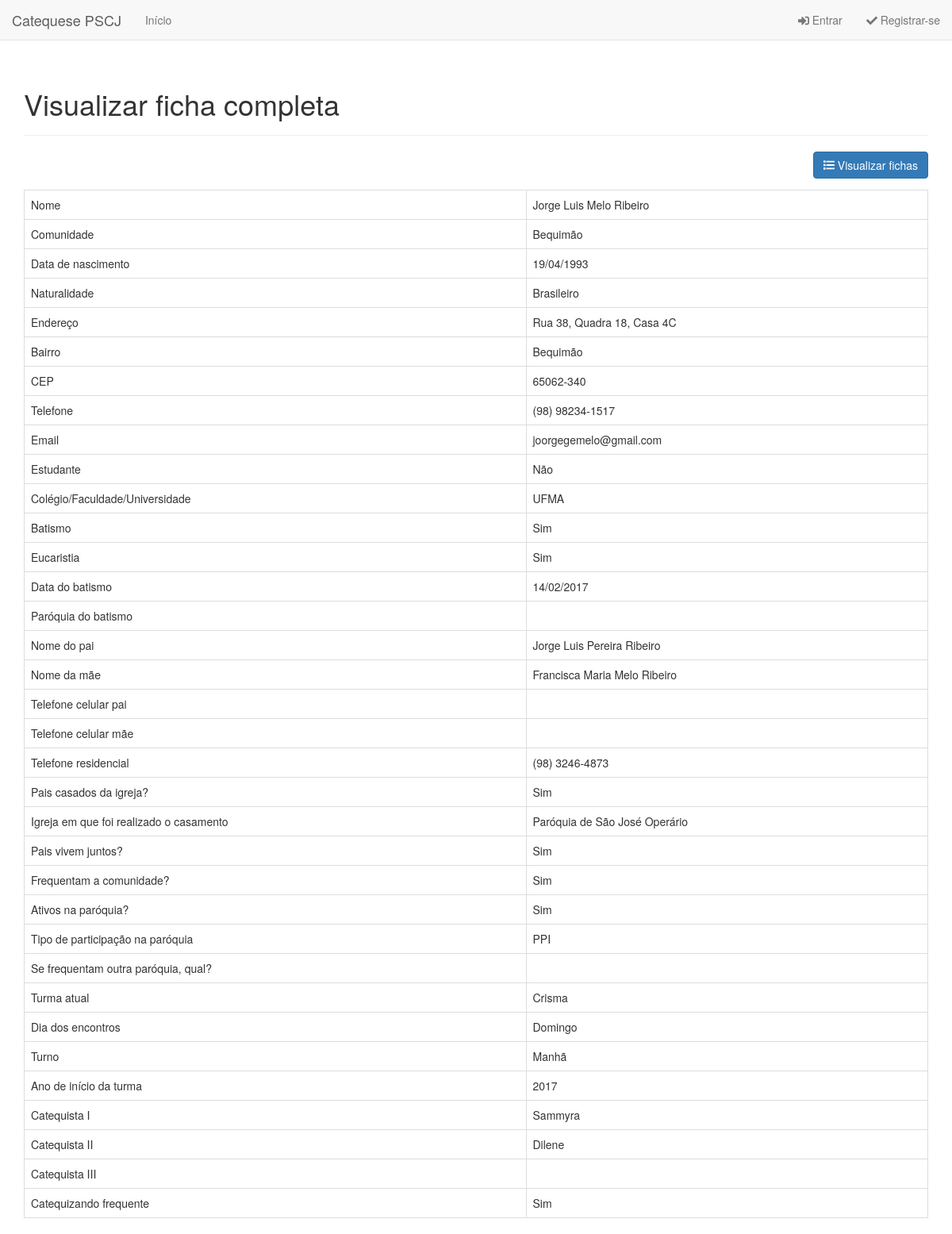
The app's page /visualiza_ficha.php?id=21 with its own data.
### tables this page shows
CREATE TABLE `ficha` (
  `id` int(11) NOT NULL,
  `nome` varchar(128) NOT NULL,
  `comunidade` varchar(32) NOT NULL,
  `data_nascimento` date NOT NULL,
  `naturalidade` varchar(32) NOT NULL,
  `endereco` varchar(128) NOT NULL,
  `bairro` varchar(32) NOT NULL,
  `cep` varchar(9) NOT NULL,
  `telefone` varchar(32) NOT NULL,
  `email` varchar(64) NOT NULL,
  `estudante` tinyint(1) NOT NULL,
  `colegio` varchar(32) NOT NULL,
  `batismo` tinyint(1) NOT NULL,
  `eucaristia` tinyint(1) NOT NULL,
  `data_batismo` date NOT NULL,
  `paroquia_batismo` varchar(128) NOT NULL,
  `nome_pai` varchar(128) NOT NULL,
  `nome_mae` varchar(128) NOT NULL,
  `telefone_celular_pai` varchar(32) NOT NULL,
  `telefone_celular_mae` varchar(32) NOT NULL,
  `telefone_residencial` varchar(32) NOT NULL,
  `pais_casados_igreja` tinyint(1) NOT NULL,
  `igreja_casamento` varchar(128) NOT NULL,
  `pais_vivem_juntos` tinyint(1) NOT NULL,
  `frequentam_comunidade` tinyint(1) NOT NULL,
  `ativos_paroquia` tinyint(1) NOT NULL,
  `tipo_participacao` varchar(128) NOT NULL,
  `outra_paroquia` varchar(128) NOT NULL,
  `turma_atual` varchar(32) NOT NULL,
  `dia_da_semana` varchar(32) NOT NULL,
  `turno` varchar(32) NOT NULL,
  `ano_inicio_turma` varchar(11) NOT NULL,
  `catequista_1` varchar(128) NOT NULL,
  `catequista_2` varchar(128) NOT NULL,
  `catequista_3` varchar(128) NOT NULL,
  `catequizando_frequente` tinyint(1) NOT NULL,
  `preenchimento_ficha` int(11) NOT NULL,
  `modificacao_ficha` int(11) NOT NULL
);

### objects/ficha.php (called while the page is built, shortened)
<?php
class Ficha {
    private $conn;
    private $table_name = "ficha";
    public $id;
    public function __construct($db) {
        $this->conn = $db;
    }
    function readOne() {
        $query = "SELECT
                    *
                FROM
                    " . $this->table_name . "
                WHERE
                    id = ?
                LIMIT
                    0,1";
        $stmt = $this->conn->prepare( $query );
        $stmt->bindParam(1, $this->id);
        $stmt->execute();
        $row = $stmt->fetch(PDO::FETCH_ASSOC);
        $this->nome = $row['nome'];
        $this->comunidade = $row['comunidade'];
        $this->data_nascimento = $row['data_nascimento'];
        $this->naturalidade = $row['naturalidade'];
        $this->endereco = $row['endereco'];
        $this->bairro = $row['bairro'];
        $this->cep = $row['cep'];
        $this->telefone = $row['telefone'];
        $this->email = $row['email'];
        $this->estudante = $row['estudante'];
        $this->colegio = $row['colegio'];
        $this->batismo = $row['batismo'];
        $this->eucaristia = $row['eucaristia'];
        $this->data_batismo = $row['data_batismo'];
        $this->nome_pai = $row['nome_pai'];
        $this->nome_mae = $row['nome_mae'];
        $this->telefone_residencial = $row['telefone_residencial'];
        $this->pais_casados_igreja = $row['pais_casados_igreja'];
        $this->igreja_casamento = $row['igreja_casamento'];
        $this->pais_vivem_juntos = $row['pais_vivem_juntos'];
        $this->frequentam_comunidade = $row['frequentam_comunidade'];
        $this->ativos_paroquia = $row['ativos_paroquia'];
        $this->tipo_participacao = $row['tipo_participacao'];
        $this->turma_atual = $row['turma_atual'];
        $this->dia_da_semana = $row['dia_da_semana'];
        $this->turno = $row['turno'];
        $this->ano_inicio_turma = $row['ano_inicio_turma'];
        $this->catequista_1 = $row['catequista_1'];
        $this->catequista_2 = $row['catequista_2'];
        $this->catequizando_frequente = $row['catequizando_frequente'];
    }
}
?>

### visualiza_ficha.php (the view, shortened to what this page needs)
<?php
$id = isset($_GET['id']) ? $_GET['id'] : die('ERRO: Página inacessível.');
include_once 'objects/ficha.php';
$database = new Database();
$db = $database->getConnection();
$ficha = new Ficha($db);
$ficha->id = $id;
$ficha->readOne();
include_once "layout_header.php";
echo "<div class='right-button-margin'>";
    echo "<a href='index.php' class='btn btn-primary pull-right'>";
        echo "<span class='fas fa-list'></span> Visualizar fichas";
    echo "</a>";
echo "</div>";
echo "<table class='table table-hover table-responsive table-bordered'>";
    echo "<tr>";
        echo "<td>Nome</td>";
        echo "<td>{$ficha->nome}</td>";
    echo "</tr>";
    echo "<tr>";
        echo "<td>Comunidade</td>";
        echo "<td>{$ficha->comunidade}</td>";
    echo "</tr>";
    echo "<tr>";
        echo "<td>Data de nascimento</td>";
        echo "<td>" . date('d/m/Y', strtotime($ficha->data_nascimento)) . "</td>";
    echo "</tr>";
    echo "<tr>";
        echo "<td>Naturalidade</td>";
        echo "<td>{$ficha->naturalidade}</td>";
    echo "</tr>";
    echo "<tr>";
        echo "<td>Endereço</td>";
        echo "<td>{$ficha->endereco}</td>";
    echo "</tr>";
    echo "<tr>";
        echo "<td>Bairro</td>";
        echo "<td>{$ficha->bairro}</td>";
    echo "</tr>";
    echo "<tr>";
        echo "<td>CEP</td>";
        echo "<td>{$ficha->cep}</td>";
    echo "</tr>";
    echo "<tr>";
        echo "<td>Telefone</td>";
        echo "<td>{$ficha->telefone}</td>";
    echo "</tr>";
    echo "<tr>";
        echo "<td>Email</td>";
        echo "<td>{$ficha->email}</td>";
    echo "</tr>";
    echo "<tr>";
        echo "<td>Estudante</td>";
        echo "<td>" . ($ficha->estudante ? 'Sim' : 'Não') . "</td>";
    echo "</tr>";
    echo "<tr>";
        echo "<td>Colégio/Faculdade/Universidade</td>";
        echo "<td>{$ficha->colegio}</td>";
    echo "</tr>";
    echo "<tr>";
        echo "<td>Batismo</td>";
        echo "<td>" . ($ficha->batismo ? 'Sim' : 'Não') . "</td>";
    echo "</tr>";
    echo "<tr>";
        echo "<td>Eucaristia</td>";
        echo "<td>" . ($ficha->eucaristia ? 'Sim' : 'Não') . "</td>";
    echo "</tr>";
    echo "<tr>";
        echo "<td>Data do batismo</td>";
        echo "<td>" . date('d/m/Y', strtotime($ficha->data_batismo)) . "</td>";
    echo "</tr>";
    echo "<tr>";
        echo "<td>Paróquia do batismo</td>";
        echo "<td>{$ficha->paroquia_batismo}</td>";
    echo "</tr>";
    echo "<tr>";
        echo "<td>Nome do pai</td>";
        echo "<td>{$ficha->nome_pai}</td>";
    echo "</tr>";
    echo "<tr>";
        echo "<td>Nome da mãe</td>";
        echo "<td>{$ficha->nome_mae}</td>";
    echo "</tr>";
    echo "<tr>";
        echo "<td>Telefone celular pai</td>";
        echo "<td>{$ficha->telefone_celular_pai}</td>";
    echo "</tr>";
    echo "<tr>";
        echo "<td>Telefone celular mãe</td>";
        echo "<td>{$ficha->telefone_celular_mae}</td>";
    echo "</tr>";
    echo "<tr>";
        echo "<td>Telefone residencial</td>";
        echo "<td>{$ficha->telefone_residencial}</td>";
    echo "</tr>";
    echo "<tr>";
        echo "<td>Pais casados da igreja?</td>";
        echo "<td>" . ($ficha->pais_casados_igreja ? 'Sim' : 'Não') . "</td>";
    echo "</tr>";
    echo "<tr>";
        echo "<td>Igreja em que foi realizado o casamento</td>";
        echo "<td>{$ficha->igreja_casamento}</td>";
    echo "</tr>";
    echo "<tr>";
        echo "<td>Pais vivem juntos?</td>";
        echo "<td>" . ($ficha->pais_vivem_juntos ? 'Sim' : 'Não') . "</td>";
    echo "</tr>";
    echo "<tr>";
        echo "<td>Frequentam a comunidade?</td>";
        echo "<td>" . ($ficha->frequentam_comunidade ? 'Sim' : 'Não') . "</td>";
    echo "</tr>";
    echo "<tr>";
        echo "<td>Ativos na paróquia?</td>";
        echo "<td>" . ($ficha->ativos_paroquia ? 'Sim' : 'Não') . "</td>";
    echo "</tr>";
    echo "<tr>";
        echo "<td>Tipo de participação na paróquia</td>";
        echo "<td>{$ficha->tipo_participacao}</td>";
    echo "</tr>";
    echo "<tr>";
        echo "<td>Se frequentam outra paróquia, qual?</td>";
        echo "<td>{$ficha->outra_paroquia}</td>";
    echo "</tr>";
    echo "<tr>";
        echo "<td>Turma atual</td>";
        echo "<td>{$ficha->turma_atual}</td>";
    echo "</tr>";
    echo "<tr>";
        echo "<td>Dia dos encontros</td>";
        echo "<td>{$ficha->dia_da_semana}</td>";
    echo "</tr>";
    echo "<tr>";
        echo "<td>Turno</td>";
        echo "<td>{$ficha->turno}</td>";
    echo "</tr>";
    echo "<tr>";
        echo "<td>Ano de início da turma</td>";
        echo "<td>{$ficha->ano_inicio_turma}</td>";
    echo "</tr>";
    echo "<tr>";
        echo "<td>Catequista I</td>";
        echo "<td>{$ficha->catequista_1}</td>";
    echo "</tr>";
    echo "<tr>";
        echo "<td>Catequista II</td>";
        echo "<td>{$ficha->catequista_2}</td>";
    echo "</tr>";
    echo "<tr>";
        echo "<td>Catequista III</td>";
        echo "<td>{$ficha->catequista_3}</td>";
    echo "</tr>";
    echo "<tr>";
        echo "<td>Catequizando frequente</td>";
        echo "<td>" . ($ficha->catequizando_frequente ? 'Sim' : 'Não') . "</td>";
    echo "</tr>";
echo "</table>";
include_once "layout_footer.php";
?>

### libs/css/custom.css (style rules this page uses)
.right-button-margin { margin: 0 0 1em 0; overflow: hidden; }

### records on screen
ficha: nome "Jorge Luis Melo Ribeiro", comunidade "Bequimão", data_nascimento "19/04/1993", naturalidade "Brasileiro", endereco "Rua 38, Quadra 18, Casa 4C", bairro "Bequimão", cep "65062-340", telefone "(98) 98234-1517", email "joorgegemelo@gmail.com", colegio "UFMA", data_batismo "14/02/2017", nome_pai "Jorge Luis Pereira Ribeiro", nome_mae "Francisca Maria Melo Ribeiro", telefone_residencial "(98) 3246-4873", igreja_casamento "Paróquia de São José Operário", tipo_participacao "PPI", turma_atual "Crisma", dia_da_semana "Domingo", turno "Manhã", ano_inicio_turma "2017", catequista_1 "Sammyra", catequista_2 "Dilene"

### other values on screen
$page_title "Visualizar ficha completa"
